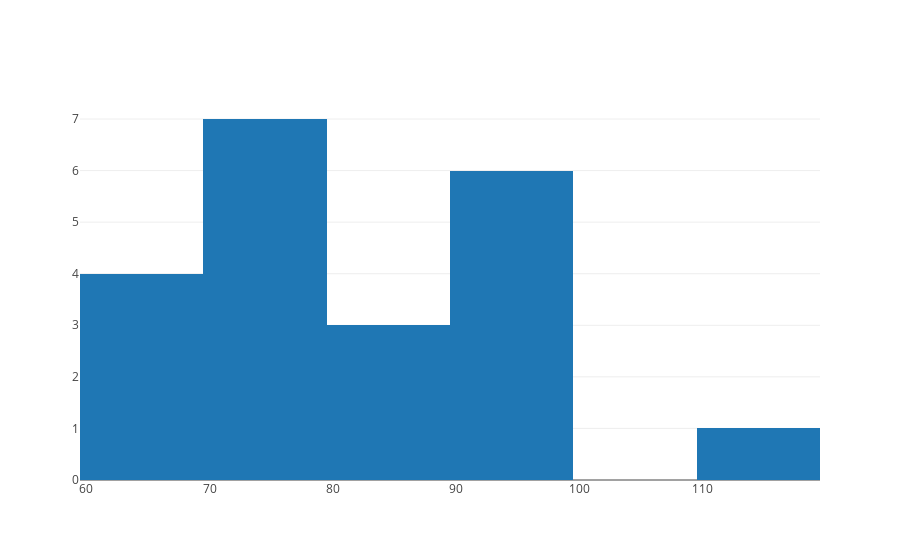

Here is the notebook cell this chart was saved with:
### Code cell
trace = go.Histogram(x=values)

iplot([trace], filename='histogram')

### Figure 1 — Plotly figure (JSON) as saved in the notebook; plotly's stock layout.template omitted (floating-point values rounded to 4 significant figures)
{"data": [{"type": "histogram", "x": [94, 96, 112, 92, 90, 78, 94, 76, 79, 86, 93, 84, 67, 73, 80, 62, 72, 71, 68, 64, 72]}], "layout": {}}
